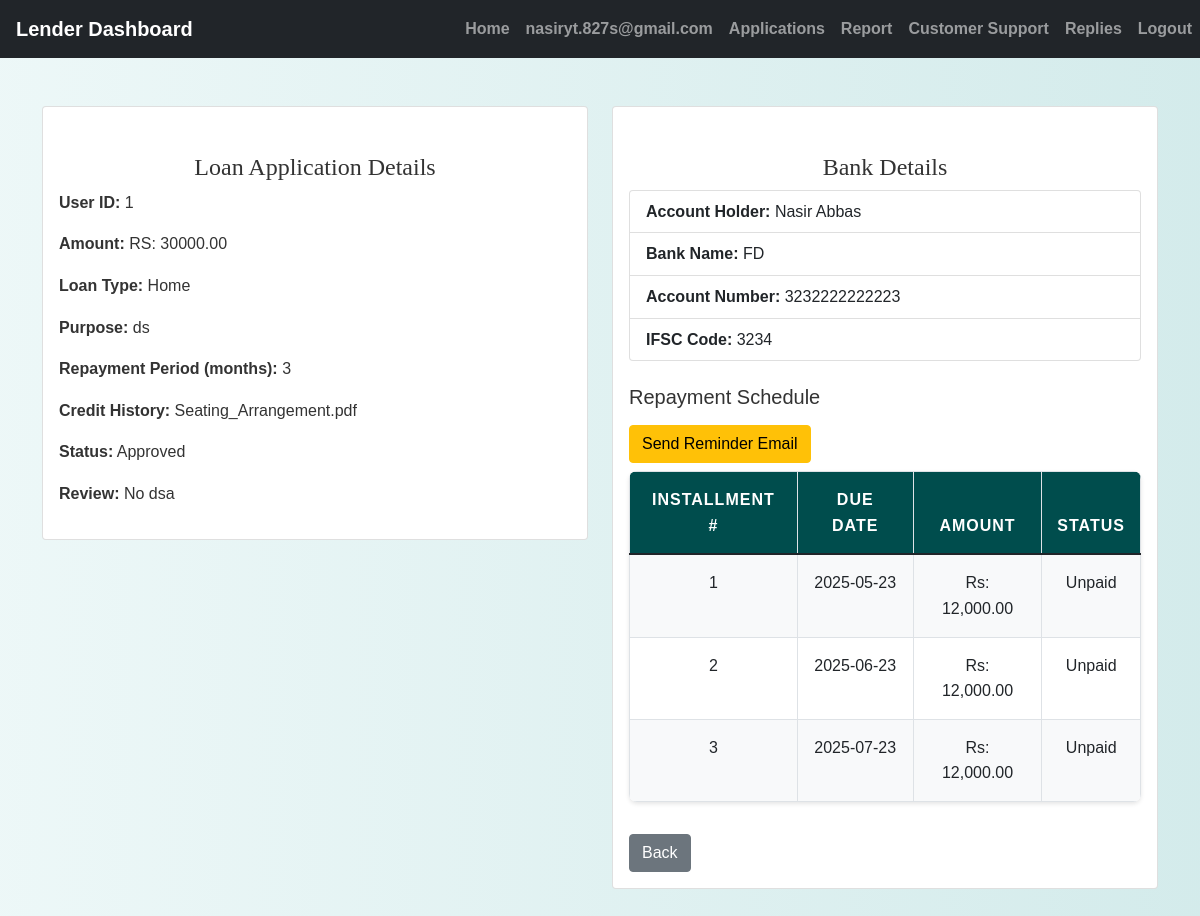
Screenshot of /lender/distribute_loan.php?application_id=2 (signed in) with the database file from the repository.
### tables this page shows
CREATE TABLE `loan_applications` (
  `id` int(11) NOT NULL,
  `user_id` int(11) NOT NULL,
  `loan_amount` decimal(10,2) NOT NULL,
  `loan_type` varchar(255) NOT NULL,
  `purpose` text NOT NULL,
  `repayment_period` int(11) NOT NULL,
  `proof_of_income` varchar(255) NOT NULL,
  `proof_of_identification` varchar(255) NOT NULL,
  `credit_history` varchar(255) NOT NULL,
  `application_status` enum('submitted','under_review','approved','rejected','partially_completed','draft') DEFAULT 'submitted',
  `created_at` timestamp NOT NULL DEFAULT current_timestamp(),
  `updated_at` timestamp NOT NULL DEFAULT current_timestamp() ON UPDATE current_timestamp(),
  `review` text NOT NULL DEFAULT ''
);

CREATE TABLE `loan_disbursement` (
  `id` int(11) NOT NULL,
  `application_id` int(11) NOT NULL,
  `account_holder_name` varchar(255) DEFAULT NULL,
  `bank_name` varchar(255) DEFAULT NULL,
  `account_number` varchar(255) DEFAULT NULL,
  `ifsc_code` varchar(50) DEFAULT NULL,
  `submitted_at` timestamp NOT NULL DEFAULT current_timestamp()
);

CREATE TABLE `loan_repayment_schedule` (
  `id` int(11) NOT NULL,
  `application_id` int(11) NOT NULL,
  `due_date` date NOT NULL,
  `installment_amount` decimal(10,2) NOT NULL,
  `status` enum('unpaid','paid') DEFAULT 'unpaid'
);

### lender/distribute_loan.php (the view, shortened to what this page needs)
<?php
include('config.php');
$application_id = intval($_GET['application_id']);
$stmt = $conn->prepare("SELECT * FROM loan_disbursement WHERE application_id = ?");
$stmt->bind_param("i", $application_id);
$stmt->execute();
$bank = $stmt->get_result()->fetch_assoc();
$stmt = $conn->prepare("SELECT * FROM loan_applications WHERE id = ?");
$stmt->bind_param("i", $application_id);
$stmt->execute();
$loan = $stmt->get_result()->fetch_assoc();
$stmt = $conn->prepare("SELECT * FROM loan_repayment_schedule WHERE application_id = ?");
$stmt->bind_param("i", $application_id);
$stmt->execute();
$repayment_result = $stmt->get_result();
$schedule_exists = $repayment_result->num_rows > 0;
?>
<!DOCTYPE html>
<html lang="en">
<head>
    <link href="https://cdn.jsdelivr.net/npm/bootstrap@5.1.3/dist/css/bootstrap.min.css" rel="stylesheet">
    <link rel="stylesheet" href="../css/style.css">
</head>
<body>
<?php include('navbar.php'); ?>
<div class="container mt-5 mb-5">
    <div class="row">
        <div class="col-md-6">
            <div class="card mb-4">
                <div class="card-body">
                    <h4 class="card-title">Loan Application Details</h4>
                    <p><strong>User ID:</strong> <?php echo $loan['user_id']; ?></p>
                    <p><strong>Amount:</strong> RS: <?php echo $loan['loan_amount']; ?></p>
                    <p><strong>Loan Type:</strong> <?php echo $loan['loan_type']; ?></p>
                    <p><strong>Purpose:</strong> <?php echo $loan['purpose']; ?></p>
                    <p><strong>Repayment Period (months):</strong> <?php echo $loan['repayment_period']; ?></p>
                    <p><strong>Credit History:</strong> <?php echo $loan['credit_history']; ?></p>
                    <p><strong>Status:</strong> <?php echo ucfirst($loan['application_status']); ?></p>
                    <p><strong>Review:</strong> <?php echo $loan['review']; ?></p>
                </div>
            </div>
        </div>
        <div class="col-md-6">
            <div class="card mb-4">
                <div class="card-body">
                    <h4 class="card-title">Bank Details</h4>
                    <ul class="list-group">
                        <li class="list-group-item"><strong>Account Holder:</strong> <?php echo $bank['account_holder_name']; ?></li>
                        <li class="list-group-item"><strong>Bank Name:</strong> <?php echo $bank['bank_name']; ?></li>
                        <li class="list-group-item"><strong>Account Number:</strong> <?php echo $bank['account_number']; ?></li>
                        <li class="list-group-item"><strong>IFSC Code:</strong> <?php echo $bank['ifsc_code']; ?></li>
                    </ul>
                    <div class="mt-4">
                        <?php if (!$schedule_exists): ?>
                            <form method="post">
                                <div class="mb-3">
                                    <label for="interest_rate" class="form-label">Enter Interest Rate (%)</label>
                                    <input type="number" name="interest_rate" step="0.01" class="form-control" required>
                                </div>
                                <button type="submit" class="btn btn-success">Add Repayment Terms</button>
                            </form>
                        <?php else: ?>
                            <h5 class="mt-4">Repayment Schedule</h5>
                            <form action="send_reminder.php" method="post" class="mt-3">
    <button type="submit" class="btn btn-warning">Send Reminder Email</button>
</form>
                            <table class="table table-bordered mt-2">
                                <thead>
                                    <tr>
                                        <th>Installment #</th>
                                        <th>Due Date</th>
                                        <th>Amount</th>
                                        <th>Status</th>
                                    </tr>
                                </thead>
                                <tbody>
                                    <?php
                                    $count = 1;
                                    while ($row = $repayment_result->fetch_assoc()): ?>
                                        <tr>
                                            <td><?= $count++ ?></td>
                                            <td><?= htmlspecialchars($row['due_date']) ?></td>
                                            <td>Rs: <?= number_format($row['installment_amount'], 2) ?></td>
                                            <td><?= ucfirst($row['status']) ?></td>
                                        </tr>
                                    <?php endwhile; ?>
                                </tbody>
                            </table>
                        <?php endif; ?>
                        <a href="view_applications.php" class="btn btn-secondary mt-3">Back</a>
                    </div>
                </div>
            </div>
        </div>
    </div>
</div>
</body>
</html>

### css/style.css (style rules this page uses)
body { background: linear-gradient(90deg, rgba(233, 246, 246, 0.831), rgba(207, 233, 233, 0.9)); font-family: 'Arial', sans-serif; color: #333; line-height: 1.6; }
h1, h2, h3, h4 { text-align: center; margin-top: 30px; margin-bottom: 30px; font-family: 'Georgia', serif; }
.container { margin-bottom: 40px; }
.table { width: 100%; border-collapse: collapse; margin-top: 20px; font-size: 16px; background-color: #ffffff; border-radius: 8px; overflow: hidden; box-shadow: 0 2px 4px rgba(0, 0, 0, 0.1); }
.table th, .table td { padding: 15px; border: 1px solid #dee2e6; text-align: center; }
.table thead th { background-color: #004d4d; color: white; font-weight: bold; text-transform: uppercase; letter-spacing: 1px; }
.table tbody tr:nth-child(odd) { background-color: #f8f9fa; }
a { color: #006666; text-decoration: none; font-weight: bold; }

### rows the page displays
loan_applications: user "1", loan_amount "30000.00", loan_type "Home", purpose "ds", repayment_period "3", credit_history "Seating_Arrangement.pdf", application_status "Approved", review "No dsa"
loan_disbursement: account_holder_name "Nasir Abbas", bank_name "FD", account_number "3232222222223", ifsc_code "3234"
loan_repayment_schedule: due_date "2025-05-23", installment_amount "12,000.00", status "Unpaid"
loan_repayment_schedule: due_date "2025-06-23", installment_amount "12,000.00", status "Unpaid"
loan_repayment_schedule: due_date "2025-07-23", installment_amount "12,000.00", status "Unpaid"

### other values shown
$_SESSION["email"] "nasiryt.827s@gmail.com"
